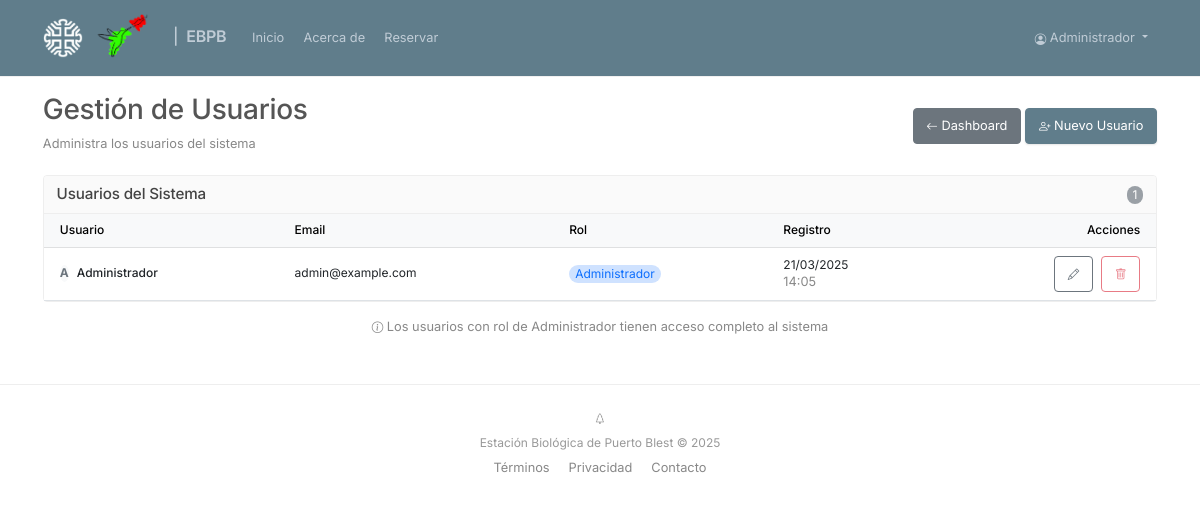
Page /admin/users (signed in) on the committed database.
### app/models/user.py (models this page shows, shortened)
class User(db.Model, UserMixin):
    __tablename__ = 'users'
    id = db.Column(db.Integer, primary_key=True)
    email = db.Column(db.String(120), unique=True, nullable=False)
    password = db.Column(db.String(200), nullable=False)
    name = db.Column(db.String(100), nullable=False)
    is_admin = db.Column(db.Boolean, default=False)
    created_at = db.Column(db.DateTime, default=datetime.utcnow)

### app/controllers/admin.py (the view)
@admin_bp.route('/users')
@login_required
def manage_users():
    if not current_user.is_admin:
        flash('Acceso denegado. Necesitas permisos de administrador.', 'danger')
        return redirect(url_for('main.index'))
    users = User.query.order_by(User.name).all()
    return render_template('admin/user/list.html', users=users)

### app/templates/admin/user/list.html (shortened to what this page needs)
{% extends 'base.html' %}
{% block content %}
<div class="d-flex justify-content-between align-items-center mb-4">
    <div>
        <h2 class="h3">Gestión de Usuarios</h2>
        <p class="text-muted">Administra los usuarios del sistema</p>
    </div>
    <div>
        <a href="{{ url_for('admin.dashboard') }}" class="btn btn-secondary">
            <i class="bi bi-arrow-left"></i> Dashboard
        </a>
        <a href="{{ url_for('admin.add_user') }}" class="btn btn-primary">
            <i class="bi bi-person-plus"></i> Nuevo Usuario
        </a>
    </div>
</div>
<div class="card">
    <div class="card-header d-flex justify-content-between align-items-center">
        <h5 class="mb-0">Usuarios del Sistema</h5>
        <span class="badge bg-secondary rounded-pill">{{ users|length }}</span>
    </div>
    <div class="card-body p-0">
        <div class="table-responsive">
            <table class="table table-hover align-middle mb-0">
                <thead class="table-light">
                    <tr>
                        <th class="ps-3">Usuario</th>
                        <th>Email</th>
                        <th>Rol</th>
                        <th>Registro</th>
                        <th class="text-end pe-3">Acciones</th>
                    </tr>
                </thead>                <tbody>
                    {% for user in users %}
                    <tr>
                        <td class="ps-3">
                            <div class="d-flex align-items-center">
                                <div class="avatar avatar-md me-2 bg-light rounded-circle">
                                    <span class="fw-bold text-secondary">{{ user.name[0]|upper }}</span>
                                </div>
                                <div>
                                    <p class="mb-0 fw-medium">{{ user.name }}</p>
                                </div>
                            </div>
                        </td>
                        <td class="d-none d-md-table-cell">{{ user.email }}</td>
                        <td>
                            {% if user.is_admin %}
                                <span class="badge rounded-pill bg-primary-subtle text-primary">Administrador</span>
                            {% else %}
                                <span class="badge rounded-pill bg-secondary-subtle text-secondary">Usuario</span>
                            {% endif %}
                        </td>
                        <td>
                            <div>{{ user.created_at.strftime('%d/%m/%Y') }}</div>
                            <small class="text-muted">{{ user.created_at.strftime('%H:%M') }}</small>
                        </td>
                        <td class="text-end pe-3">
                            <div class="d-flex justify-content-end">
                                <a href="{{ url_for('admin.edit_user', user_id=user.id) }}" class="btn btn-sm btn-outline-secondary me-2" title="Editar">
                                    <i class="bi bi-pencil"></i>
                                </a>
                                {% if user.id != current_user.id %}
                                <form action="{{ url_for('admin.delete_user', user_id=user.id) }}" method="POST" style="display: inline;">
                                    <button type="submit" class="btn btn-sm btn-outline-danger" title="Eliminar"
                                            data-confirm="true"
                                            data-confirm-title="Eliminar usuario"
                                            data-confirm-message="¿Está seguro que desea eliminar el usuario '{{ user.name }}'? Esta acción no se puede deshacer.">
                                        <i class="bi bi-trash"></i>
                                    </button>
                                </form>
                                {% else %}
                                <button class="btn btn-sm btn-outline-danger" disabled title="No puede eliminar su propio usuario">
                                    <i class="bi bi-trash"></i>
                                </button>
                                {% endif %}
                            </div>
                        </td>
                    </tr>
                    {% endfor %}
                </tbody>            </table>
        </div>
    </div>
</div>
<div class="text-center mt-4">
    <p class="text-muted small">
        <i class="bi bi-info-circle"></i>
        Los usuarios con rol de Administrador tienen acceso completo al sistema
    </p>
</div>
{% endblock %}

### app/templates/base.html (shortened to what this page needs)
<!DOCTYPE html>
<html lang="es">
<head>
    <link href="https://cdn.jsdelivr.net/npm/bootstrap@5.3.0/dist/css/bootstrap.min.css" rel="stylesheet">
    <link rel="stylesheet" href="https://cdn.jsdelivr.net/npm/bootstrap-icons@1.8.0/font/bootstrap-icons.css">
    <link rel="stylesheet" href="{{ url_for('static', filename='css/style.css') }}">
</head>
<body>
    <nav class="navbar navbar-expand-lg navbar-light bg-white">
        <div class="container">
            <a class="navbar-brand" href="{{ url_for('main.index') }}">
                <img src="{{ url_for('static', filename='img/logo5.png') }}" alt="CRUB Logo" height="40" class="me-2">
                <img src="{{ url_for('static', filename='img/logo_ebpb.png') }}" alt="CRUB Logo" height="50" class="me-2">
                <span class="fw-medium separator-symbol">|&nbsp</span>
                 EBPB
            </a>
            <div class="collapse navbar-collapse" id="navbarNav">
                <ul class="navbar-nav me-auto">
                    <li class="nav-item">
                        <a class="nav-link" href="{{ url_for('main.index') }}">
                             Inicio
                        </a>
                    </li>
                    <li class="nav-item">
                        <a class="nav-link" href="{{ url_for('main.about') }}">
                             Acerca de
                        </a>
                    </li>
                    <li class="nav-item">
                        <a class="nav-link" href="{{ url_for('form.reservation_form') }}">
                             Reservar
                        </a>
                    </li>
                </ul>                <ul class="navbar-nav">
                    {% if current_user.is_authenticated %}
                    <li class="nav-item dropdown">
                        <a class="nav-link dropdown-toggle" href="#" role="button" data-bs-toggle="dropdown">
                            <i class="bi bi-person-circle"></i> {{ current_user.name }}
                        </a>
                    </li>
                    {% else %}
                    <li class="nav-item">
                        <a class="nav-link" href="{{ url_for('auth.login') }}">
                             Iniciar Sesión
                        </a>
                    </li>
                    {% endif %}
                </ul>
            </div>
        </div>
    </nav>    <div class="container mt-4">
        {% block content %}{% endblock %}
    </div>
    <footer class="footer mt-5 py-4">
        <div class="container text-center">
            <div class="mb-2">
                <i class="bi bi-tree"></i>
            </div>
            <span>Estación Biológica de Puerto Blest &copy; {{ now.year }}</span>
            <div class="mt-2 small">
                <a href="#" class="text-decoration-none text-muted mx-2">Términos</a>
                <a href="#" class="text-decoration-none text-muted mx-2">Privacidad</a>
                <a href="#" class="text-decoration-none text-muted mx-2">Contacto</a>
            </div>
        </div>
    </footer>    <script src="https://cdn.jsdelivr.net/npm/bootstrap@5.3.0/dist/js/bootstrap.bundle.min.js"></script>
</body>
</html>

### app/static/css/style.css (style rules this page uses)
body { font-family: 'Inter', 'Segoe UI', -apple-system, BlinkMacSystemFont, sans-serif; background-color: #fff; color: #555; line-height: 1.4; font-size: 0.85rem; }
.navbar { box-shadow: none; padding: 0.5rem 0.8rem; background-color: #607d8b !important; border-bottom: 1px solid #f0f0f0; }
.navbar-brand { font-weight: 600; font-size: 1rem; letter-spacing: -0.2px; color: #c0ccd6 !important; }
.nav-link { font-weight: 400; color: #c0ccd6; padding: 0.3rem 0.5rem; margin: 0 0.1rem; border-radius: 3px; font-size: 0.8rem; }
.footer { margin-top: 1.5rem; padding: 0.8rem 0; border-top: 1px solid #eee; color: #999; font-size: 0.75rem; }
.card { border: 1px solid #eee; border-radius: 4px; box-shadow: none; margin-bottom: 1rem; transition: all 0.15s ease-in-out; }
.card-header { font-weight: 500; font-size: 0.85rem; border-bottom: 1px solid #eee; background-color: #fafafa; border-radius: 4px 4px 0 0 !important; padding: 0.6rem 0.8rem; }
.card-body { padding: 0.8rem; }
.btn { border-radius: 4px; font-weight: 400; padding: 0.4rem 0.8rem; transition: all 0.15s ease; font-size: 0.8rem; }
.btn-primary { background-color: #607d8b; border-color: #607d8b; box-shadow: none; }
.badge { font-weight: 400; padding: 0.25em 0.5em; border-radius: 3px; font-size: 0.75rem; }
.badge.bg-secondary { background-color: #9aa0a6 !important; }
h1, h2, h3, h4, h5, h6 { letter-spacing: -0.01em; color: #444; font-weight: 500; }
h2 { font-size: 1.4rem; }
h5 { font-size: 0.95rem; }
.text-muted { color: #888 !important; font-size: 0.8rem; }
.bg-light { background-color: #f8f9fa !important; }
.bi { vertical-align: -0.125em; }
.container { padding: 0 0.8rem; }
.mb-4 { margin-bottom: 1rem !important; }
.mt-4 { margin-top: 1rem !important; }
.table { font-size: 0.75rem; }
.table th { font-weight: 500; }
p { margin-bottom: 0.4rem; }
.bi { font-size: 90%; }
.form-control, .form-select, .btn, .input-group-text, .card, .alert, .date-entry, .participant-entry { transition: all 0.2s ease-in-out; }
.btn-primary { background-color: #607d8b; border-color: #607d8b; box-shadow: 0 1px 2px rgba(0, 0, 0, 0.1); }

### rows in the picture
User: name "Administrador", name "A", email "admin@example.com", is_admin "Administrador", created_at "21/03/2025", created_at "14:05"

### other values in the picture
{{ users|length }} "1"
